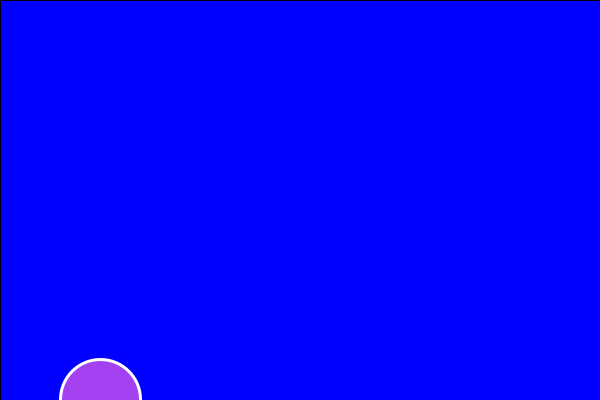
Frame 1 (no input)
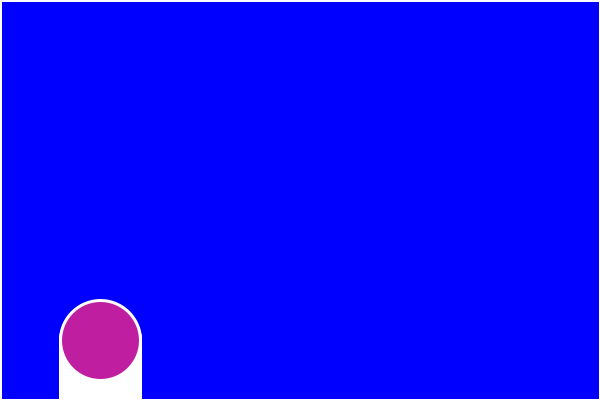
Frame 60 (the mouse pressed at the canvas centre just before this capture)
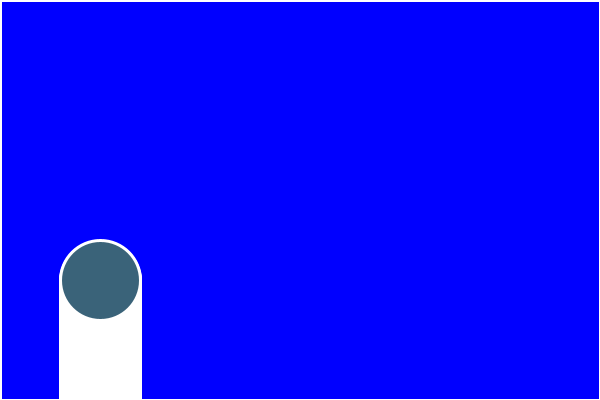
Frame 120 (the mouse held since frame 60 and released just before this capture)

The Processing sketch that drew these frames (run headless with seeded random() and noise(); from frame 60 on, the mouse is pressed at the canvas centre):

// Processing sketch: processing_99180
// ── processing_99180.pde

void setup()
{
  size(600, 400) ;
  background(mouseX, mouseY, 255) ;
  smooth() ;
  
}

void draw()
{
  fill(300);
 
  rect( 0, 0, width, height ) ;
  
  float x ;
  
  stroke (600, 500, 300) ;

  strokeWeight (3) ;
  


  fill (random(255), random(255), random(255));
  if (key == 'b')
 { 
    fill (255, 0, 255) ;
  }
  ellipse ( 100, height-frameCount%height, 80, 80) ;
}
